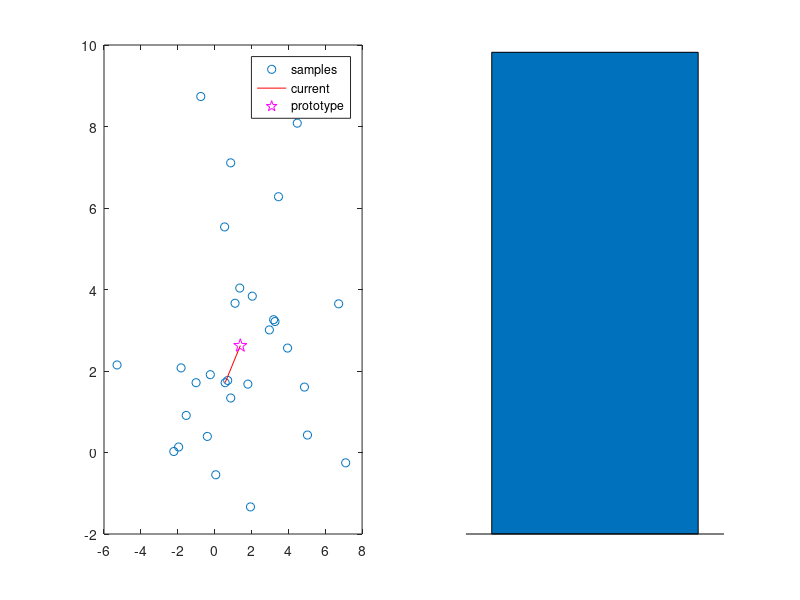
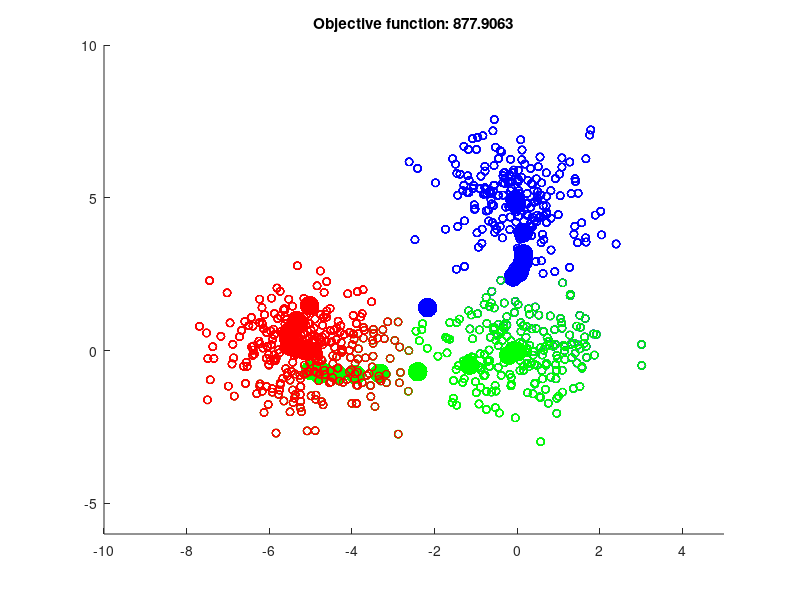

These charts were generated, in order, by the following MATLAB code:
% This is a MATLAB script for the
% CLPS1291 lab on attractiveness

% Other m-files required: none
% Subfunctions: none
% MAT-files required: none
% Author: Thomas Serre
% The k-means code is a modified version of the
% simple_kmedias function by Mauricio Martinez-Garcia, 2003,2007
% Brown University
% CLPS Department
% email: Thomas_Serre@Brown.edu
% Website: http://serre-lab.clps.brown.edu
% February 2014;

clc;
clear all;
close all;

%%%%%%%%%%%%%%%%%%%%%%%%%%%%%%%%%%%%%%%%%%%%%%%%%%%%%%%%%%%%%%%%%%%%%%%%%%
%% Model neuron coding for distance from average for toy data
%% Excercise for home: Try to run the code on your faces...
clear all;
x   = 2.0 + 3.0*randn(2,30);
sim = 'rbf'; % 'rbf' or 'dot-prod' or 'sig'

%% Excercise: Try to implement the normalized dot-product

% Algorithm starts
ind = randperm(size(x,2)); %% randomize the presentation order
m   = mean(x,2); %% sample mean
w   = m;

for ii = 1:size(x,2)
    subplot(1,2,1); plot(x(1,:), x(2,:), 'o');
    hold on;
    
    switch sim
        case 'rbf'
            % compute distance between current stimulus x(:,ind(ii)) and synaptic weight
            D2   = sum((x(:,ind(ii))-w).^2);
            sig2 = 100;
            y = exp(-D2/sig2);
            
            plot([m(1) x(1,ind(ii))], [m(2) x(2,ind(ii))], '-r', 'MarkerSize', 10);
            plot(m(1), m(2), 'pm', 'MarkerSize', 10);
            legend('samples', 'current','prototype')
            hold off
            subplot(1,2,2); bar(1,y); axis([0 2 0 1]); axis off
            
        case 'dot-prod'
            y = w'*x(:,ind(ii));
            
            plot([0 x(1,ind(ii))], [0 x(2,ind(ii))], '-r', 'MarkerSize', 10);
            plot([0 m(1)], [0  m(2)], '-g', 'MarkerSize', 10);
            legend('samples', 'current','prototype')
            hold off
            subplot(1,2,2); bar(1,y); axis([0 2 -10 10]); axis off
            
        case 'sig'
            y = logsig(w'*x(:,ind(ii)));
            
            plot([0 x(1,ind(ii))], [0 x(2,ind(ii))], '-r', 'MarkerSize', 10);
            plot([0 m(1)], [0  m(2)], '-g', 'MarkerSize', 10);
            legend('samples', 'current','prototype')
            hold off
            subplot(1,2,2); bar(1,y); axis([0 2 0 1]); axis off
    end
    pause
end


%%%%%%%%%%%%%%%%%%%%%%%%%%%%%%%%%%%%%%%%%%%%%%%%%%%%%%%%%%%%%%%%%%%%%%%%%%
%% K-means demo

close all;
clear all;

K  = 3; %% K for k-means

col = [1 0 0; 0 1 0; 0 0 1; 1 1 0; 1 0 1; 0 1 1];

dim     = 2;
my_var  = 1;
my_sdev = sqrt(my_var);

%%init
dist    = zeros(1,K);
maxerr  = 0;
m       = 1;


cluster1 = my_sdev*randn(200,dim) + kron(ones(200,1),[0,0]);
cluster2 = my_sdev*randn(200,dim) + kron(ones(200,1),[0,5]);
cluster3 = my_sdev*randn(300,dim) + kron(ones(300,1),[-5,0]);

% Build data matrix with corresponding labels lab
X    = [cluster1 ; cluster2 ; cluster3];
lab  = [ones(size(cluster1,1),1); ...
    2*ones(size(cluster2,1),1); 3*ones(size(cluster3,1),1)];

[Ndata, dims] = size(X);

figure
scatter(X(:,1),X(:,2), 30, [0 0 0]);
axis([-10 5 -6 10]);
hold on;

% Initial prototype assignment (arbitrary)
ind = randperm(size(X,1));
for i=1:K-1
    means(i,:) = X(ind(i),:);
end
means(K,:) = mean(X(K:Ndata,:));

cmp = 1 + maxerr;
while (cmp > maxerr)
    
    class  = zeros(K,dims);
    Nclass = zeros(K,1);
    myind  = [];
    
    scatter(means(:,1), means(:,2), 200, col(1:K,:), 'fill' );
    
    pause;
    
    % Groups each elements to the nearest prototype
    for ii = 1:Ndata
        for jj = 1:K
            % Euclidean distance from data to each prototype
            dist(jj) = norm(X(ii,:)-means(jj,:))^2;
        end
        % Find indices of minimum distance
        index_min = find(~(dist-min(dist)));
        
        % If there are multiple min distances, decide randomly
        index_min          = index_min(ceil(length(index_min)*rand));
        class(index_min,:) = class(index_min,:) + X(ii,:);
        Nclass(index_min)  = Nclass(index_min) + 1;
        myind              = [myind index_min];
    end
    
    err = 0;
    for ii = 1:K
        class(ii,:) = class(ii,:) / Nclass(ii);
        ind         = find(myind==ii);
        
        scatter(X(ind,1),X(ind,2), 30, repmat(col(ii,:), length(ind),1));
        
        err = err+sum(sqrt(sum((X(ind,:)-repmat(class(ii,:),length(ind),1)).^2,2)));
    end
    
    title(['Objective function: ' num2str(err)])
    pause;
    
    % Compare results with previous iteration
    cmp = 0;
    for ii = 1:K
        cmp = norm(class(ii,:)-means(ii,:));
    end
    
    % Prototype update
    means = class;
end

Nmeans = Nclass;
